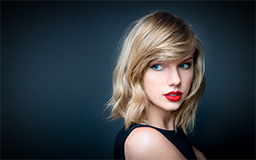
#> input picture sample.jpg, 256 x 160 px
$ python transform.py
#> lines starting #> are read from the running program, lines starting #| are printed output that depends on the picture
import cv2
import numpy as np
import math

raw_img = cv2.imread('./sample.jpg')
#> raw_img is the input picture: shape (160, 256, 3); mean B, G, R 64.3, 59.7, 54.1

initial_shape = raw_img.shape
#> initial_shape = (160, 256, 3)


# 顺时针旋转图像 deg为弧度
def rotate(img, deg):
    # 原图的宽高
    height = img.shape[0]
    width = img.shape[1]
    # 转换后的宽高
    a_width = math.floor(width * math.cos(deg) + height * math.sin(deg))
    a_height = math.floor(height * math.cos(deg) + width * math.sin(deg))
    # 转换后的图像
    converted_img = np.zeros((a_height, a_width, 3), np.uint8)
    # 遍历像素
    for row in range(a_height):
        for col in range(a_width):
            # 坐标转换后的 旋转后的像素坐标
            x1 = col - a_width / 2
            y1 = a_height / 2 - row
            # 坐标转换后的 旋转前的像素坐标
            x0 = x1 * math.cos(deg) - y1 * math.sin(deg)
            y0 = x1 * math.sin(deg) + y1 * math.cos(deg)
            # 原始像素坐标
            x0 = x0 + width / 2
            y0 = height / 2 - y0
            if 0 <= x0 <= width - 1 and 0 <= y0 <= height - 1:
                # 因为得到的像素坐标是浮点数 需要经过线性插值计算
                u = x0 - math.floor(x0)
                v = y0 = math.floor(y0)
                r1 = img[math.floor(y0)][math.floor(x0)] * (1 - u) \
                     + img[math.floor(y0)][math.ceil(x0)] * u
                r2 = img[math.ceil(y0)][math.floor(x0)] * (1 - u) \
                     + img[math.ceil(y0)][math.ceil(x0)] * u
                converted_img[row][col] = r1 * (1 - v) + r2 * v
    return converted_img


# 缩放  <1 缩小  >1 放大
def scale(img, scaleX, scaleY):
    # 原图的宽高
#> called with scaleX = 0.8, scaleY = 0.8
    height = img.shape[0]
#> height = 160
    width = img.shape[1]
#> width = 256
    # 转换后的宽高
    a_width = math.floor(width * scaleX)
#> a_width = 204
    a_height = math.floor(height * scaleY)
#> a_height = 128
    # 转换后的图像
    converted_img = np.zeros((a_height, a_width, 3), np.uint8)
    for row in range(a_height):
        for col in range(a_width):
            x0 = col / scaleX
            y0 = row / scaleY
            if 0 <= x0 <= width - 1 and 0 <= y0 <= height - 1:
                # 因为得到的像素坐标是浮点数 需要经过线性插值计算
                u = x0 - math.floor(x0)
                v = y0 = math.floor(y0)
                r1 = img[math.floor(y0)][math.floor(x0)] * (1 - u) \
                     + img[math.floor(y0)][math.ceil(x0)] * u
                r2 = img[math.ceil(y0)][math.floor(x0)] * (1 - u) \
                     + img[math.ceil(y0)][math.ceil(x0)] * u
                converted_img[row][col] = r1 * (1 - v) + r2 * v
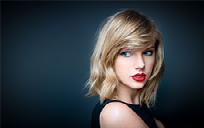
#> converted_img: shape (128, 204, 3); mean B, G, R 64.1, 59.5, 53.9
#> after the loop, r1 = [0, 0, 0]; r2 = [0, 0, 0]; u = 0.75; v = 158
    return converted_img


scaled_img = scale(raw_img, .8, .8)
cv2.imshow('scale', scaled_img)
cv2.imwrite('scaled_sample.jpg',scaled_img)
rotated_img = rotate(raw_img, math.pi/6)
#> after the loop in rotate, `for row in range(a_height):`:
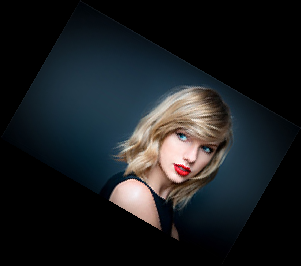
#> converted_img: shape (266, 301, 3); mean B, G, R 32.5, 30.2, 27.3
#> after the loop in rotate, `for row in range(a_height):`: r1 = [1.66, 1.66, 1.66]; u = 0.555; v = 158
cv2.imshow('rotate', rotated_img)
cv2.imwrite('rotated_sample.jpg',rotated_img)

cv2.imshow('raw', raw_img)
cv2.waitKey()
